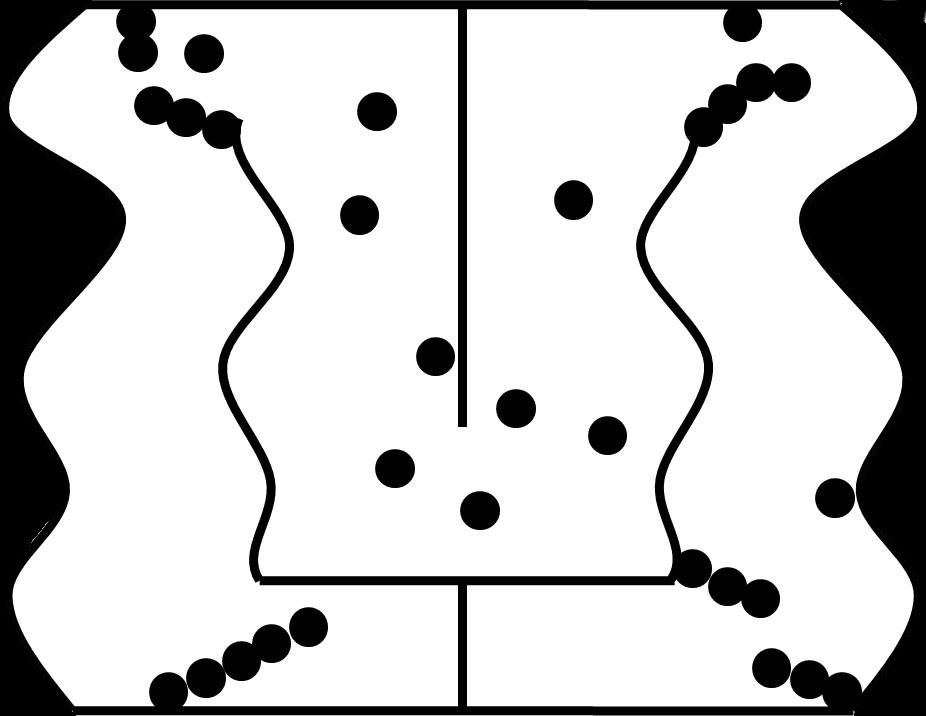
%> input picture assignments/assignment_2/src/IGVCmap.jpg, 926 x 716 px
$ octave igvc_path_wavefront.m   (GNU Octave 9; MATLAB toolbox functions it lacks are replaced by stand-ins)
%> lines starting %> are read from the running program, lines starting %| are printed output that depends on the picture; in (x1, y1, x2, y2) boxes, pixels count from 0 and x2, y2 are one past the last pixel; in counts of white or black regions, pixels touching at a corner belong together; the program's own positions count from 1
%> further down, map is the input picture: size 716x926 uint8; min 0, max 255, mean 199.3
### assignments/assignment_2/src/wavefront_scripts/image_to_binary_map.m
function [imout] = image_to_binary_map(I)
    imout = im2bw(I, 0.7);  % Convert to 0-1 image
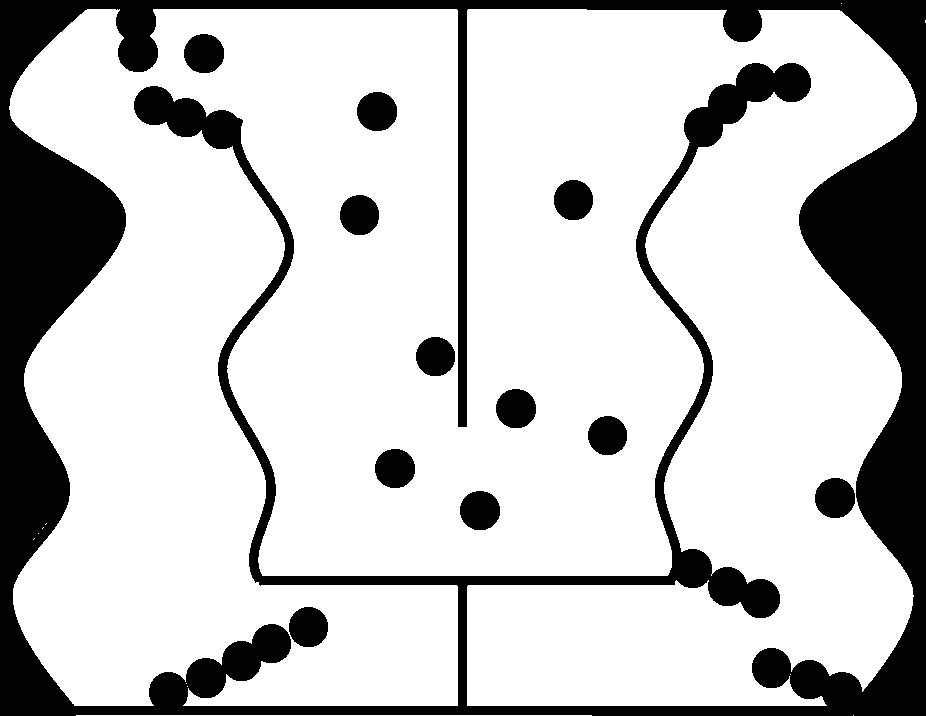
%> imout: size 716x926 logical; 77.8% white; 12 black regions, largest, box (x1, y1, x2, y2) and area: (0, 0, 926, 716) 133288, (815, 478, 855, 518) 1275, (289, 607, 328, 647) 1246
    imout = 1 - flipud(imout)';  % Convert to 0 free, 1 occupied and flip.
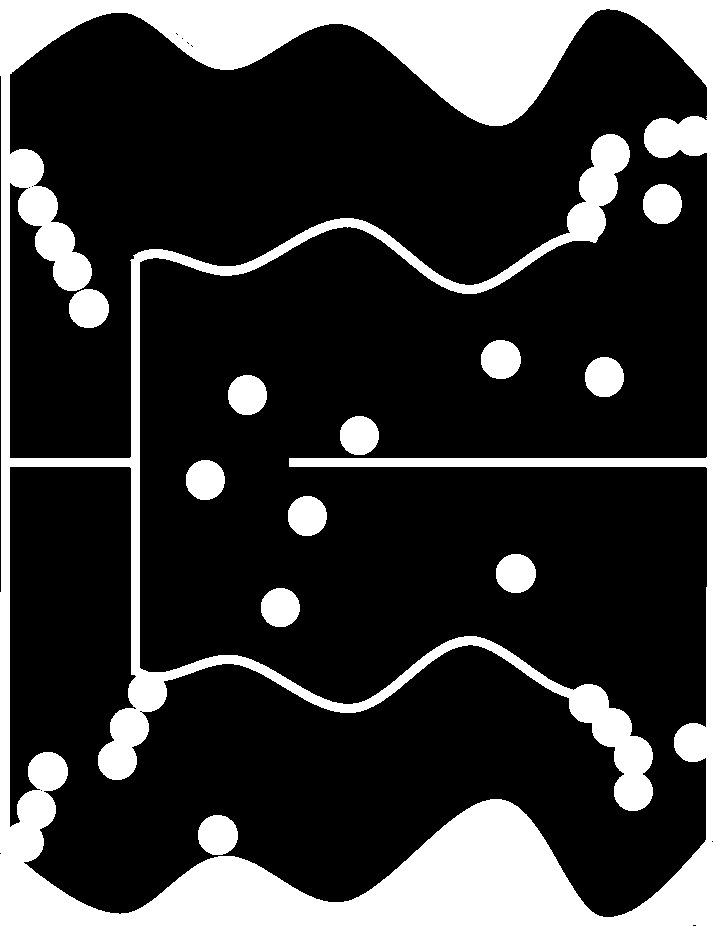
%> imout: size 926x716 double; values 0 (black) and 1 (white), 22.2% white; 12 white regions, largest, box (x1, y1, x2, y2) and area: (0, 0, 716, 926) 133288, (198, 815, 238, 855) 1275, (69, 289, 109, 328) 1246
end

### assignments/assignment_2/src/igvc_path_wavefront.m
% source('lib/wavefront.m');
% source('lib/shortest_wavefront_path.m');
% source('lib/image_to_binary_map.m');
addpath('lib/')
map = imread('IGVCmap.jpg');
map = image_to_binary_map(map);
imshow(map);
dxy = 0.1;
start_pos = [4.0, 0.5];
end_pos = [5.0, 1.0];


% convert start and end points to grid locations
start_pos = start_pos*10/dxy;
end_pos = end_pos*10/dxy;

%> (the run ends here)

$ run again, with assignments/assignment_2/src/1000_samples_0.5m_padding.jpg copied over assignments/assignment_2/src/IGVCmap.jpg
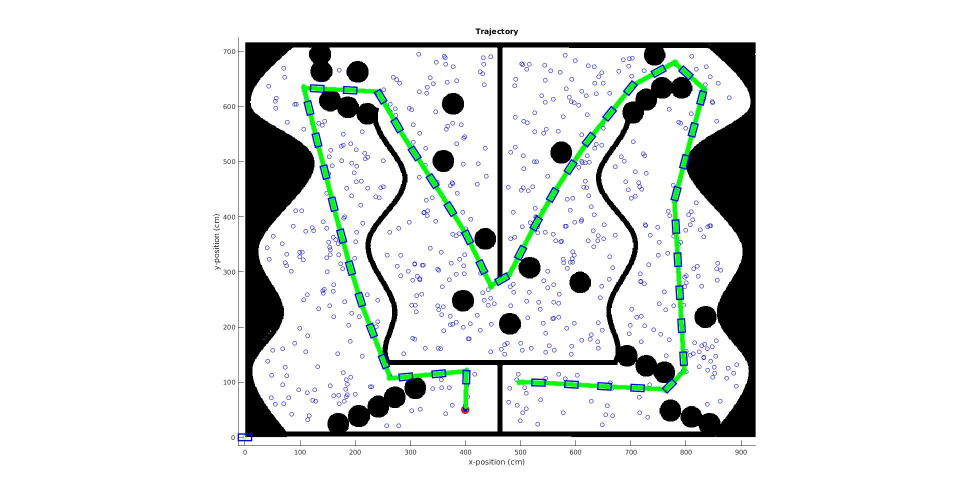
%> input picture assignments/assignment_2/src/1000_samples_0.5m_padding.jpg, 1920 x 1001 px (shown at 1/2 size)
%> map is the input picture: size 1001x1920x3 uint8; mean R, G, B 224.1, 227.4, 226.2
%> in image_to_binary_map, `imout = im2bw(I, 0.7);`:
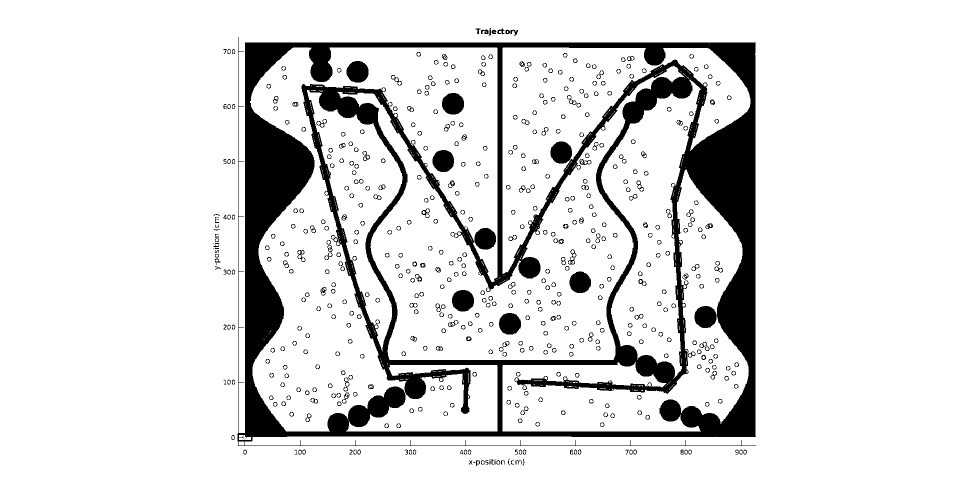
%> imout: size 1001x1920 logical (shown at 1/2 size); 87.6% white; 547 black regions (16 under 20 px), largest, box (x1, y1, x2, y2) and area: (475, 74, 1512, 892) 205362, (1389, 612, 1433, 656) 1551, (884, 186, 928, 229) 1517
%> in image_to_binary_map, `imout = 1 - flipud(imout)';`:
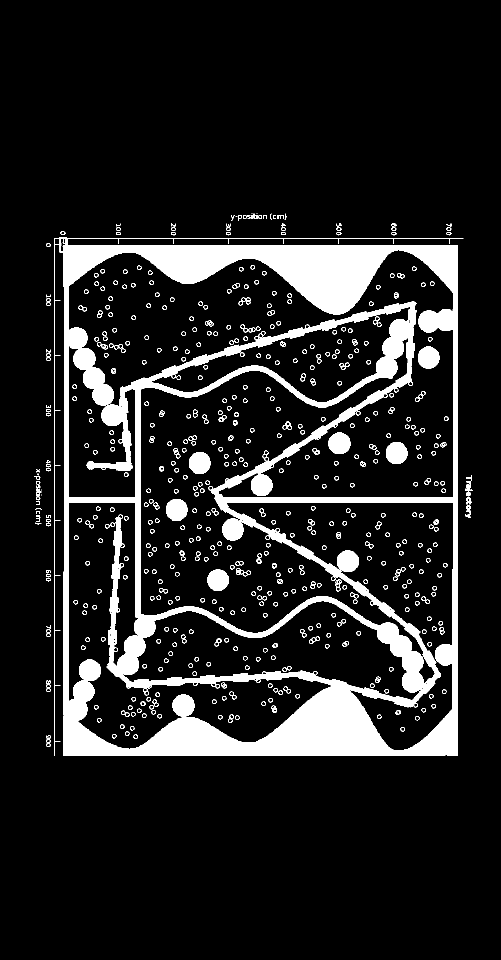
%> imout: size 1920x1001 double (shown at 1/2 size); values 0 (black) and 1 (white), 12.4% white; 547 white regions (16 under 20 px), largest, box (x1, y1, x2, y2) and area: (109, 475, 927, 1512) 205362, (345, 1389, 389, 1433) 1551, (772, 884, 815, 928) 1517
